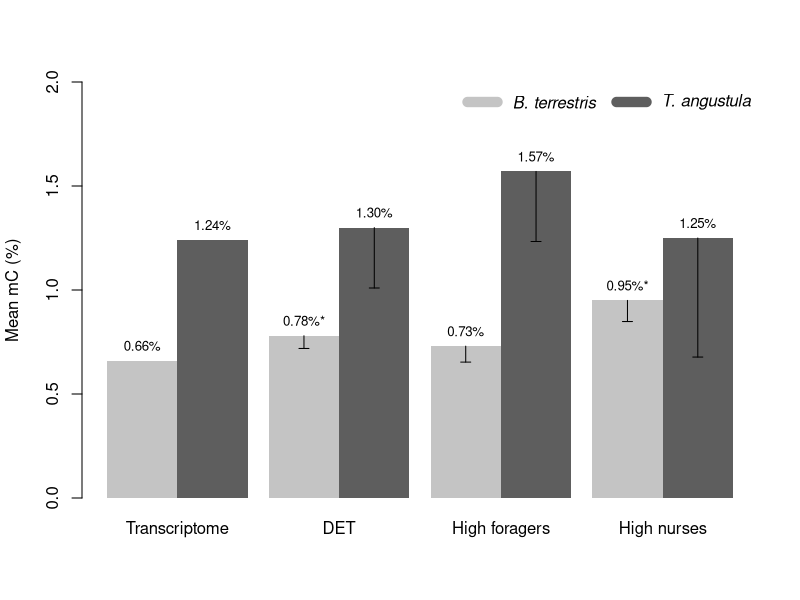

Source code (R):
#!/usr/bin/Rscript
## Date Created: 18-Jun-2019
## Author: N. S. Araujo

## Barplot figure comparing mC mean methylation among transcripts groups

## Create data frame with mean methylation values to plot
m.data <- data.frame(Barplot1=c(0.66,1.24),Barplot2=c(0.78,1.3),
                    Barplot3=c(0.73,1.57), Barplot4=c(0.95,1.25))

## Plor bars groupped
barplot(as.matrix(m.data), main="", ylab="Mean mC (%)",beside=TRUE,
        cex.axis = 1, space = c(0,0.3), ylim = c(0,2), col=c("gray77","gray37"), border = NA,
        names.arg = c("Transcriptome", "DET", "High foragers", "High nurses")) 

## Add legend
legend(legend = c(expression(italic("B. terrestris")), expression(italic("T. angustula"))), lwd=10,col=c("gray77","gray37"), cex = 1, 
       x = "topright", horiz = T, bty = "n")

## Add values over the bars
text(x=c(c(1:2)-0.2, c(3:4)+0.1,c(5:6)+0.4, c(7:8)+0.7), labels = c("0.66%","1.24%","0.78%*","1.30%","0.73%","1.57%","0.95%*","1.25%"), 
     y = c(0.66,1.24,0.78,1.3,0.73,1.57,0.95,1.25), pos = 3, cex = 0.8, 
     col = "black")

## Add confidence interval bars
arrows(3+0.1, 0.7188236,
       3+0.1, 0.78,angle=90,code=1,length=0.05)

arrows(4+0.1, 1.009685,
       4+0.1, 1.3,angle=90,code=1,length=0.05)

arrows(5+0.4, 0.653384,
       5+0.4, 0.73,angle=90,code=1,length=0.05)

arrows(6+0.4, 1.233139,
       6+0.4, 1.57,angle=90,code=1,length=0.05)

arrows(7+0.7, 0.8483813,
       7+0.7,0.95,angle=90,code=1,length=0.05)

arrows(8+0.7, 0.6776233,
       8+0.7, 1.25,angle=90,code=1,length=0.05)
       
       
